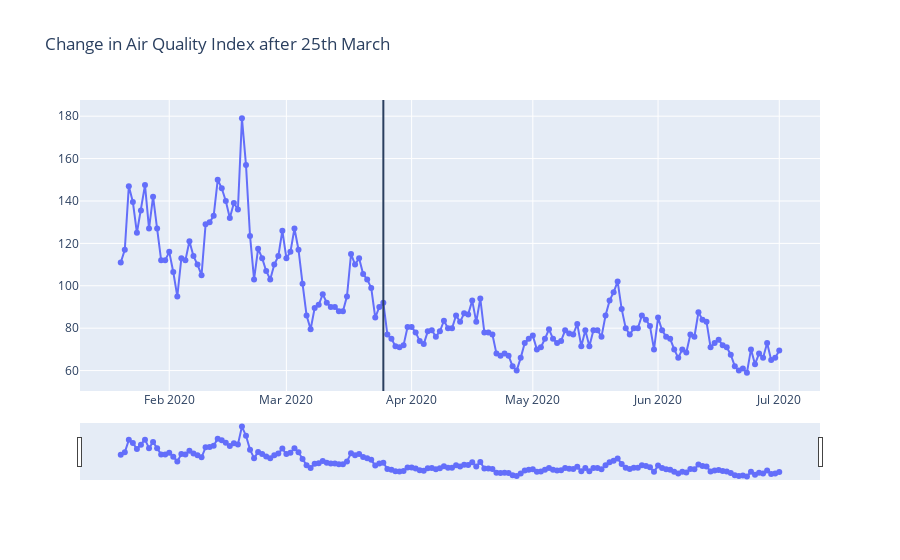

Notebook cell for this chart:
### Code cell
#AQI
fig = go.Figure()

fig.add_trace(go.Scatter(x=temp["Date"],y=temp["AQI"],
                        mode='lines+markers',name="AQI"))
fig.update_layout(shapes=[
    dict(
      type= 'line',
      yref= 'paper', y0= 0, y1= 1,
      xref= 'x', x0= '2020-03-25', x1= '2020-03-25'
    )
])
fig.update_layout(title={'text':'Change in Air Quality Index after 25th March'})
fig.update_xaxes(rangeslider_visible=True)
fig.show()

### Figure 1 — Plotly figure (JSON) as saved in the notebook; plotly's stock layout.template omitted (floating-point values rounded to 4 significant figures; data arrays with more than 128 entries replaced by an {"elided": "..."} marker saying what was removed)
{"data": [{"mode": "lines+markers", "name": "AQI", "type": "scatter", "x": {"elided": "164 str values"}, "y": {"elided": "164 float values"}}], "layout": {"shapes": [{"type": "line", "x0": "2020-03-25", "x1": "2020-03-25", "xref": "x", "y0": 0, "y1": 1, "yref": "paper"}], "title": {"text": "Change in Air Quality Index after 25th March"}, "xaxis": {"rangeslider": {"visible": true}}}}
